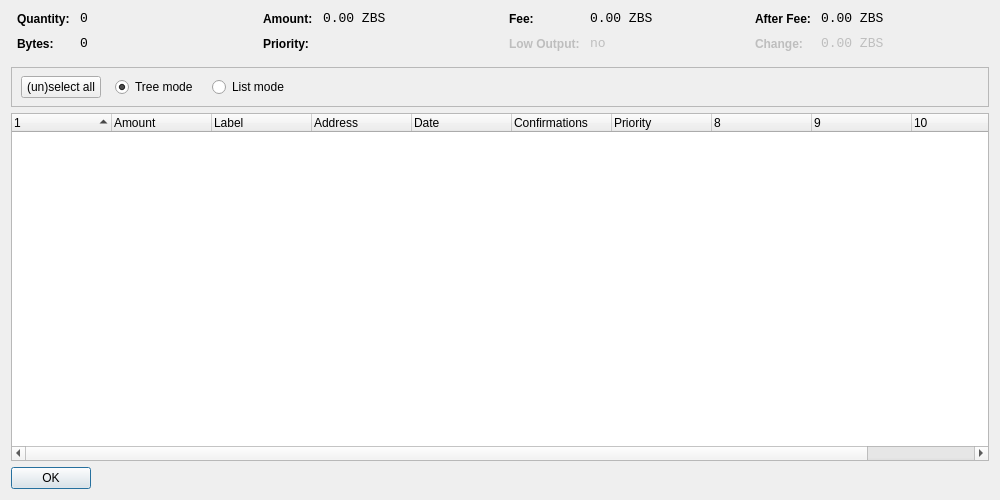
<?xml version="1.0" encoding="UTF-8"?>
<ui version="4.0">
 <class>CoinControlDialog</class>
 <widget class="QDialog" name="CoinControlDialog">
  <property name="geometry">
   <rect>
    <x>0</x>
    <y>0</y>
    <width>1000</width>
    <height>500</height>
   </rect>
  </property>
  <property name="windowTitle">
   <string>Coin Control</string>
  </property>
  <layout class="QVBoxLayout" name="verticalLayout">
   <item>
    <layout class="QHBoxLayout" name="horizontalLayoutTop" stretch="0,0,0,0">
     <property name="topMargin">
      <number>0</number>
     </property>
     <property name="bottomMargin">
      <number>10</number>
     </property>
     <item>
      <layout class="QFormLayout" name="formLayoutCoinControl1">
       <property name="horizontalSpacing">
        <number>10</number>
       </property>
       <property name="verticalSpacing">
        <number>10</number>
       </property>
       <property name="leftMargin">
        <number>6</number>
       </property>
       <property name="rightMargin">
        <number>6</number>
       </property>
       <item row="0" column="0">
        <widget class="QLabel" name="labelCoinControlQuantityText">
         <property name="styleSheet">
          <string notr="true">font-weight:bold;</string>
         </property>
         <property name="text">
          <string>Quantity:</string>
         </property>
        </widget>
       </item>
       <item row="0" column="1">
        <widget class="QLabel" name="labelCoinControlQuantity">
         <property name="font">
          <font>
           <family>Monospace</family>
           <pointsize>10</pointsize>
          </font>
         </property>
         <property name="cursor">
          <cursorShape>IBeamCursor</cursorShape>
         </property>
         <property name="contextMenuPolicy">
          <enum>Qt::ActionsContextMenu</enum>
         </property>
         <property name="text">
          <string notr="true">0</string>
         </property>
         <property name="textInteractionFlags">
          <set>Qt::LinksAccessibleByMouse|Qt::TextSelectableByKeyboard|Qt::TextSelectableByMouse</set>
         </property>
        </widget>
       </item>
       <item row="1" column="0">
        <widget class="QLabel" name="labelCoinControlBytesText">
         <property name="styleSheet">
          <string notr="true">font-weight:bold;</string>
         </property>
         <property name="text">
          <string>Bytes:</string>
         </property>
        </widget>
       </item>
       <item row="1" column="1">
        <widget class="QLabel" name="labelCoinControlBytes">
         <property name="font">
          <font>
           <family>Monospace</family>
           <pointsize>10</pointsize>
          </font>
         </property>
         <property name="cursor">
          <cursorShape>IBeamCursor</cursorShape>
         </property>
         <property name="contextMenuPolicy">
          <enum>Qt::ActionsContextMenu</enum>
         </property>
         <property name="text">
          <string notr="true">0</string>
         </property>
         <property name="textInteractionFlags">
          <set>Qt::LinksAccessibleByMouse|Qt::TextSelectableByKeyboard|Qt::TextSelectableByMouse</set>
         </property>
        </widget>
       </item>
      </layout>
     </item>
     <item>
      <layout class="QFormLayout" name="formLayoutCoinControl2">
       <property name="horizontalSpacing">
        <number>10</number>
       </property>
       <property name="verticalSpacing">
        <number>10</number>
       </property>
       <property name="leftMargin">
        <number>6</number>
       </property>
       <property name="rightMargin">
        <number>6</number>
       </property>
       <item row="0" column="0">
        <widget class="QLabel" name="labelCoinControlAmountText">
         <property name="styleSheet">
          <string notr="true">font-weight:bold;</string>
         </property>
         <property name="text">
          <string>Amount:</string>
         </property>
        </widget>
       </item>
       <item row="0" column="1">
        <widget class="QLabel" name="labelCoinControlAmount">
         <property name="font">
          <font>
           <family>Monospace</family>
           <pointsize>10</pointsize>
          </font>
         </property>
         <property name="cursor">
          <cursorShape>IBeamCursor</cursorShape>
         </property>
         <property name="contextMenuPolicy">
          <enum>Qt::ActionsContextMenu</enum>
         </property>
         <property name="text">
          <string notr="true">0.00 ZBS</string>
         </property>
         <property name="textInteractionFlags">
          <set>Qt::LinksAccessibleByMouse|Qt::TextSelectableByKeyboard|Qt::TextSelectableByMouse</set>
         </property>
        </widget>
       </item>
       <item row="1" column="0">
        <widget class="QLabel" name="labelCoinControlPriorityText">
         <property name="styleSheet">
          <string notr="true">font-weight:bold;</string>
         </property>
         <property name="text">
          <string>Priority:</string>
         </property>
        </widget>
       </item>
       <item row="1" column="1">
        <widget class="QLabel" name="labelCoinControlPriority">
         <property name="font">
          <font>
           <family>Monospace</family>
           <pointsize>10</pointsize>
          </font>
         </property>
         <property name="cursor">
          <cursorShape>IBeamCursor</cursorShape>
         </property>
         <property name="contextMenuPolicy">
          <enum>Qt::ActionsContextMenu</enum>
         </property>
         <property name="text">
          <string/>
         </property>
         <property name="textInteractionFlags">
          <set>Qt::LinksAccessibleByMouse|Qt::TextSelectableByKeyboard|Qt::TextSelectableByMouse</set>
         </property>
        </widget>
       </item>
      </layout>
     </item>
     <item>
      <layout class="QFormLayout" name="formLayoutCoinControl3">
       <property name="horizontalSpacing">
        <number>10</number>
       </property>
       <property name="verticalSpacing">
        <number>10</number>
       </property>
       <property name="leftMargin">
        <number>6</number>
       </property>
       <property name="rightMargin">
        <number>6</number>
       </property>
       <item row="0" column="0">
        <widget class="QLabel" name="labelCoinControlFeeText">
         <property name="styleSheet">
          <string notr="true">font-weight:bold;</string>
         </property>
         <property name="text">
          <string>Fee:</string>
         </property>
        </widget>
       </item>
       <item row="0" column="1">
        <widget class="QLabel" name="labelCoinControlFee">
         <property name="font">
          <font>
           <family>Monospace</family>
           <pointsize>10</pointsize>
          </font>
         </property>
         <property name="cursor">
          <cursorShape>IBeamCursor</cursorShape>
         </property>
         <property name="contextMenuPolicy">
          <enum>Qt::ActionsContextMenu</enum>
         </property>
         <property name="text">
          <string notr="true">0.00 ZBS</string>
         </property>
         <property name="textInteractionFlags">
          <set>Qt::LinksAccessibleByMouse|Qt::TextSelectableByKeyboard|Qt::TextSelectableByMouse</set>
         </property>
        </widget>
       </item>
       <item row="1" column="0">
        <widget class="QLabel" name="labelCoinControlLowOutputText">
         <property name="enabled">
          <bool>false</bool>
         </property>
         <property name="styleSheet">
          <string notr="true">font-weight:bold;</string>
         </property>
         <property name="text">
          <string>Low Output:</string>
         </property>
        </widget>
       </item>
       <item row="1" column="1">
        <widget class="QLabel" name="labelCoinControlLowOutput">
         <property name="enabled">
          <bool>false</bool>
         </property>
         <property name="font">
          <font>
           <family>Monospace</family>
           <pointsize>10</pointsize>
          </font>
         </property>
         <property name="cursor">
          <cursorShape>IBeamCursor</cursorShape>
         </property>
         <property name="contextMenuPolicy">
          <enum>Qt::ActionsContextMenu</enum>
         </property>
         <property name="text">
          <string notr="true">no</string>
         </property>
         <property name="textInteractionFlags">
          <set>Qt::LinksAccessibleByMouse|Qt::TextSelectableByKeyboard|Qt::TextSelectableByMouse</set>
         </property>
        </widget>
       </item>
      </layout>
     </item>
     <item>
      <layout class="QFormLayout" name="formLayoutCoinControl4">
       <property name="horizontalSpacing">
        <number>10</number>
       </property>
       <property name="verticalSpacing">
        <number>10</number>
       </property>
       <property name="leftMargin">
        <number>6</number>
       </property>
       <property name="rightMargin">
        <number>6</number>
       </property>
       <item row="0" column="0">
        <widget class="QLabel" name="labelCoinControlAfterFeeText">
         <property name="styleSheet">
          <string notr="true">font-weight:bold;</string>
         </property>
         <property name="text">
          <string>After Fee:</string>
         </property>
        </widget>
       </item>
       <item row="0" column="1">
        <widget class="QLabel" name="labelCoinControlAfterFee">
         <property name="font">
          <font>
           <family>Monospace</family>
           <pointsize>10</pointsize>
          </font>
         </property>
         <property name="cursor">
          <cursorShape>IBeamCursor</cursorShape>
         </property>
         <property name="contextMenuPolicy">
          <enum>Qt::ActionsContextMenu</enum>
         </property>
         <property name="text">
          <string notr="true">0.00 ZBS</string>
         </property>
         <property name="textInteractionFlags">
          <set>Qt::LinksAccessibleByMouse|Qt::TextSelectableByKeyboard|Qt::TextSelectableByMouse</set>
         </property>
        </widget>
       </item>
       <item row="1" column="0">
        <widget class="QLabel" name="labelCoinControlChangeText">
         <property name="enabled">
          <bool>false</bool>
         </property>
         <property name="styleSheet">
          <string notr="true">font-weight:bold;</string>
         </property>
         <property name="text">
          <string>Change:</string>
         </property>
        </widget>
       </item>
       <item row="1" column="1">
        <widget class="QLabel" name="labelCoinControlChange">
         <property name="enabled">
          <bool>false</bool>
         </property>
         <property name="font">
          <font>
           <family>Monospace</family>
           <pointsize>10</pointsize>
          </font>
         </property>
         <property name="cursor">
          <cursorShape>IBeamCursor</cursorShape>
         </property>
         <property name="contextMenuPolicy">
          <enum>Qt::ActionsContextMenu</enum>
         </property>
         <property name="text">
          <string notr="true">0.00 ZBS</string>
         </property>
         <property name="textInteractionFlags">
          <set>Qt::LinksAccessibleByMouse|Qt::TextSelectableByKeyboard|Qt::TextSelectableByMouse</set>
         </property>
        </widget>
       </item>
      </layout>
     </item>
    </layout>
   </item>
   <item>
    <widget class="QFrame" name="frame">
     <property name="minimumSize">
      <size>
       <width>0</width>
       <height>40</height>
      </size>
     </property>
     <property name="frameShape">
      <enum>QFrame::StyledPanel</enum>
     </property>
     <property name="frameShadow">
      <enum>QFrame::Sunken</enum>
     </property>
     <widget class="QWidget" name="horizontalLayoutWidget">
      <property name="geometry">
       <rect>
        <x>10</x>
        <y>0</y>
        <width>781</width>
        <height>41</height>
       </rect>
      </property>
      <layout class="QHBoxLayout" name="horizontalLayoutPanel" stretch="0,0,0,0,0">
       <property name="spacing">
        <number>14</number>
       </property>
       <item>
        <widget class="QPushButton" name="pushButtonSelectAll">
         <property name="sizePolicy">
          <sizepolicy hsizetype="Maximum" vsizetype="Fixed">
           <horstretch>0</horstretch>
           <verstretch>0</verstretch>
          </sizepolicy>
         </property>
         <property name="text">
          <string>(un)select all</string>
         </property>
        </widget>
       </item>
       <item>
        <widget class="QRadioButton" name="radioTreeMode">
         <property name="sizePolicy">
          <sizepolicy hsizetype="Maximum" vsizetype="Fixed">
           <horstretch>0</horstretch>
           <verstretch>0</verstretch>
          </sizepolicy>
         </property>
         <property name="text">
          <string>Tree mode</string>
         </property>
         <property name="checked">
          <bool>true</bool>
         </property>
        </widget>
       </item>
       <item>
        <widget class="QRadioButton" name="radioListMode">
         <property name="sizePolicy">
          <sizepolicy hsizetype="Maximum" vsizetype="Fixed">
           <horstretch>0</horstretch>
           <verstretch>0</verstretch>
          </sizepolicy>
         </property>
         <property name="text">
          <string>List mode</string>
         </property>
        </widget>
       </item>
       <item>
        <spacer name="horizontalSpacer">
         <property name="orientation">
          <enum>Qt::Horizontal</enum>
         </property>
         <property name="sizeHint" stdset="0">
          <size>
           <width>40</width>
           <height>20</height>
          </size>
         </property>
        </spacer>
       </item>
      </layout>
     </widget>
    </widget>
   </item>
   <item>
    <widget class="CoinControlTreeWidget" name="treeWidget">
     <property name="contextMenuPolicy">
      <enum>Qt::CustomContextMenu</enum>
     </property>
     <property name="sortingEnabled">
      <bool>false</bool>
     </property>
     <property name="columnCount">
      <number>11</number>
     </property>
     <attribute name="headerShowSortIndicator" stdset="0">
      <bool>true</bool>
     </attribute>
     <attribute name="headerStretchLastSection">
      <bool>false</bool>
     </attribute>
     <column>
      <property name="text">
       <string/>
      </property>
     </column>
     <column>
      <property name="text">
       <string>Amount</string>
      </property>
     </column>
     <column>
      <property name="text">
       <string>Label</string>
      </property>
     </column>
     <column>
      <property name="text">
       <string>Address</string>
      </property>
     </column>
     <column>
      <property name="text">
       <string>Date</string>
      </property>
     </column>
     <column>
      <property name="text">
       <string>Confirmations</string>
      </property>
      <property name="toolTip">
       <string>Confirmed</string>
      </property>
     </column>
     <column>
      <property name="text">
       <string>Priority</string>
      </property>
     </column>
     <column>
      <property name="text">
       <string/>
      </property>
     </column>
     <column>
      <property name="text">
       <string/>
      </property>
     </column>
     <column>
      <property name="text">
       <string/>
      </property>
     </column>
     <column>
      <property name="text">
       <string/>
      </property>
     </column>
    </widget>
   </item>
   <item>
    <widget class="QDialogButtonBox" name="buttonBox">
     <property name="sizePolicy">
      <sizepolicy hsizetype="Maximum" vsizetype="Fixed">
       <horstretch>0</horstretch>
       <verstretch>0</verstretch>
      </sizepolicy>
     </property>
     <property name="orientation">
      <enum>Qt::Horizontal</enum>
     </property>
     <property name="standardButtons">
      <set>QDialogButtonBox::Ok</set>
     </property>
    </widget>
   </item>
  </layout>
 </widget>
 <customwidgets>
  <customwidget>
   <class>CoinControlTreeWidget</class>
   <extends>QTreeWidget</extends>
   <header>coincontroltreewidget.h</header>
  </customwidget>
 </customwidgets>
 <resources/>
 <connections/>
</ui>
